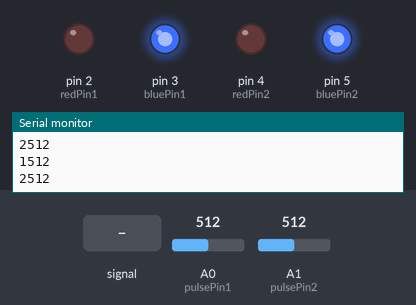
A sketch run on a simulated Arduino Uno, built with avr-gcc and run on an emulated ATmega328P. Parts: output pins drawn as LEDs (lit = HIGH), the last lines printed to the serial monitor. The test bench sets the inputs (shaded band); at power-on: A0 (pulsePin1) = 512, A1 (pulsePin2) = 512. Pins used as bus, display or sensor lines are not drawn.

Above: at 1.2 s.
1.3 s: A0 (pulsePin1) fed a 200 Hz sine of ±81 counts around its level
At 4.9 s:
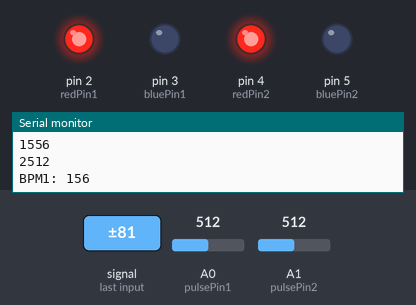
Timing chart, 0 to 10.3 s (numbered marks = the images above; inputs shaded):
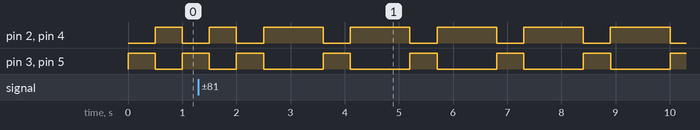

Measured:
- by itself, pin 2 (redPin1), pin 4 (redPin2): repeats every 1.6 s: LOW 0.50 s, HIGH 1.1 s
- by itself, pin 3 (bluePin1), pin 5 (bluePin2): repeats every 1.6 s: HIGH 0.50 s, LOW 1.1 s

The sketch:

love-o-meter.ino
```cpp
// Volatile Variables, used in the interrupt service routine!
volatile int BPM1;                   // int that holds raw Analog in 0. updated every 2mS
volatile int Signal1;                // holds the incoming raw data
volatile int IBI1 = 600;             // int that holds the time interval between beats! Must be seeded!
volatile boolean Pulse1 = false;     // "True" when User's live heartbeat is detected. "False" when not a "live beat".
volatile boolean QS1 = false;        // becomes true when Arduoino finds a beat.

volatile int BPM2;                   // int that holds raw Analog in 0. updated every 2mS
volatile int Signal2;                // holds the incoming raw data
volatile int IBI2 = 600;              // int that holds the time interval between beats! Must be seeded!
volatile boolean Pulse2 = false;     // "True" when User's live heartbeat is detected. "False" when not a "live beat".
volatile boolean QS2 = false;        // becomes true when Arduoino finds a beat.

volatile int rate1[10];                      // array to hold last ten IBI values
volatile unsigned long sampleCounter1 = 0;          // used to determine pulse timing
volatile unsigned long lastBeatTime1 = 0;           // used to find IBI
volatile int P1 = 512;                     // used to find peak in pulse wave, seeded
volatile int T1 = 512;                     // used to find trough in pulse wave, seeded
volatile int thresh1 = 525;                // used to find instant moment of heart beat, seeded
volatile int amp1 = 100;                   // used to hold amplitude of pulse waveform, seeded
volatile boolean firstBeat1 = true;        // used to seed rate array so we startup with reasonable BPM
volatile boolean secondBeat1 = false;      // used to seed rate array so we startup with reasonable BPM

volatile int rate2[10];                      // array to hold last ten IBI values
volatile unsigned long sampleCounter2 = 0;          // used to determine pulse timing
volatile unsigned long lastBeatTime2 = 0;           // used to find IBI
volatile int P2 = 512;                     // used to find peak in pulse wave, seeded
volatile int T2 = 512;                     // used to find trough in pulse wave, seeded
volatile int thresh2 = 525;                // used to find instant moment of heart beat, seeded
volatile int amp2 = 100;                   // used to hold amplitude of pulse waveform, seeded
volatile boolean firstBeat2 = true;        // used to seed rate array so we startup with reasonable BPM
volatile boolean secondBeat2 = false;      // used to seed rate array so we startup with reasonable BPM

int pulsePin1 = A0;                  // Pulse Sensor purple wire connected to analog pin A0
int pulsePin2 = A1;                  // Pulse Sensor purple wire connected to analog pin A1

// LED hearts
int redPin1 = 2;
int greenPin1;
int bluePin1 = 3;

int redPin2 = 4;
int greenPin2;
int bluePin2 = 5;

//uncomment this line if using a Common Anode LED
#define COMMON_ANODE

void setup()
{
  Serial.begin(115200);             // we agree to talk fast!

  pinMode(redPin1, OUTPUT);
  pinMode(greenPin1, OUTPUT);
  pinMode(bluePin1, OUTPUT);

  pinMode(redPin2, OUTPUT);
  pinMode(greenPin2, OUTPUT);
  pinMode(bluePin2, OUTPUT);

  interruptSetup();                 // sets up to read Pulse Sensor signal every 2mS
                                    // IF YOU ARE POWERING The Pulse Sensor AT VOLTAGE LESS THAN THE BOARD VOLTAGE,
                                    // UN-COMMENT THE NEXT LINE AND APPLY THAT VOLTAGE TO THE A-REF PIN
                                    // analogReference(EXTERNAL);
}

void loop()
{

  sendDataToSerial('S1', Signal1, 'S2', Signal2);

  if (QS1 == true) // a heartbeat was found
    {
      // BPM and IBI have been Determined
      // Quantified Self "QS" true when arduino finds a heartbeat
      serialOutputWhenBeatHappens(); // A beat happened, output that to serial.
      QS1 = false; // reset the Quantified Self flag for next time
    }

    if (QS2 == true) // a heartbeat was found
    {

      serialOutputWhenBeatHappens(); // A beat happened, output that to serial.
      QS2 = false; // reset the Quantified Self flag for next time
    }

  hearts(); //stand-by, calculating, and showing the results

     }

void hearts(){

  if(BPM1 > 0 && BPM2 > 0){
    for(int i=0; i<=33; i++){     // 33 loops of 150ms each = 5s total
            // both heart rate sensors sense a heartbeat, now the system is 'calculating' the love --> not really, just creating suspense
            setColor(255, 0, 0);  // red
            delay(75);
            setColor(0, 0, 255);  // blue
            delay(75);
      }

      // LOVE CALCULATION
      if((BPM1/BPM2) < 0,8 | (BPM1/BPM2) > 1,2){
         setColor(0, 0, 255);  // blue
         delay(5000);
        }
      else{
        setColor(255, 0, 0);  // red
        delay(5000);
        }

  }
  else{
            // stand-by
            setColor(255, 0, 0);  // red
            delay(500);
            setColor(0, 0, 255);  // blue
            delay(500);
  }
}

void setColor(int red, int green, int blue)
{
  #ifdef COMMON_ANODE
    red = 255 - red;
    green = 255 - green;
    blue = 255 - blue;
  #endif

  analogWrite(redPin1, red);
  analogWrite(greenPin1, green);
  analogWrite(bluePin1, blue);

  analogWrite(redPin2, red);
  analogWrite(greenPin2, green);
  analogWrite(bluePin2, blue);
}

void interruptSetup()
{
  // Initializes Timer2 to throw an interrupt every 2mS.
  TCCR2A = 0x02;     // DISABLE PWM ON DIGITAL PINS 3 AND 11, AND GO INTO CTC MODE
  TCCR2B = 0x06;     // DON'T FORCE COMPARE, 256 PRESCALER
  OCR2A = 0X7C;      // SET THE TOP OF THE COUNT TO 124 FOR 500Hz SAMPLE RATE
  TIMSK2 = 0x02;     // ENABLE INTERRUPT ON MATCH BETWEEN TIMER2 AND OCR2A
  sei();             // MAKE SURE GLOBAL INTERRUPTS ARE ENABLED
}


void serialOutputWhenBeatHappens()
{
     Serial.print("BPM1: ");
     Serial.println(BPM1);
     delay(300);

     Serial.print("BPM2: ");
     Serial.println(BPM2);
     delay(300);
}

void sendDataToSerial(char symbol1, int data1, char symbol2, int data2)
{
   Serial.print(symbol1);
   Serial.println(data1);
   Serial.print(symbol2);
   Serial.println(data2);
}

ISR(TIMER2_COMPA_vect) //triggered when Timer2 counts to 124
{
  cli();                                      // disable interrupts while we do this
  Signal1 = analogRead(pulsePin1);            // read the Pulse Sensor
  Signal2 = analogRead(pulsePin2);            // read the Pulse Sensor
  sampleCounter1 += 2;                        // keep track of the time in mS with this variable
  sampleCounter2 += 2;
  int N1 = sampleCounter1 - lastBeatTime1;     // monitor the time since the last beat to avoid noise
  int N2 = sampleCounter2 - lastBeatTime2;     //  find the peak and trough of the pulse wave

  if(Signal1 < thresh1 && N1 > (IBI1/5)*3) // avoid dichrotic noise by waiting 3/5 of last IBI
    {
      if (Signal1 < T1) // T is the trough
      {
        T1 = Signal1; // keep track of lowest point in pulse wave
      }
    }

if(Signal2 < thresh2 && N2 > (IBI2/5)*3) // avoid dichrotic noise by waiting 3/5 of last IBI
    {
      if (Signal2 < T2) // T is the trough
      {
        T2 = Signal2; // keep track of lowest point in pulse wave
      }
    }

  if(Signal1 > thresh1 && Signal1 > P1)
    {                                           // thresh condition helps avoid noise
      P1 = Signal1;                             // P is the peak
    }                                           // keep track of highest point in pulse wave

  if(Signal2 > thresh2 && Signal2 > P2)
    {
      P2 = Signal2;
    }

  //  NOW IT'S TIME TO LOOK FOR THE HEART BEAT
  // signal surges up in value every time there is a pulse
  if (N1 > 250)
  {                                   // avoid high frequency noise
    if ( (Signal1 > thresh1) && (Pulse1 == false) && (N1 > (IBI1/5)*3) )
      {
        Pulse1 = true;                                // set the Pulse flag when we think there is a pulse
        IBI1 = sampleCounter1 - lastBeatTime1;        // measure time between beats in mS
        lastBeatTime1 = sampleCounter1;               // keep track of time for next pulse

        if(secondBeat1)
        {                                             // if this is the second beat, if secondBeat == TRUE
          secondBeat1 = false;                        // clear secondBeat flag
          for(int i=0; i<=9; i++)                     // seed the running total to get a realisitic BPM at startup
          {
            rate1[i] = IBI1;
          }
        }

        if(firstBeat1) // if it's the first time we found a beat, if firstBeat == TRUE
        {
          firstBeat1 = false;                   // clear firstBeat flag
          secondBeat1 = true;                   // set the second beat flag
          sei();                                // enable interrupts again
          return;                               // IBI value is unreliable so discard it
        }
      // keep a running total of the last 10 IBI values
      word runningTotal1 = 0;                  // clear the runningTotal variable

      for(int i=0; i<=8; i++)
        {                // shift data in the rate array
          rate1[i] = rate1[i+1];                  // and drop the oldest IBI value
          runningTotal1 += rate1[i];              // add up the 9 oldest IBI values
        }

      rate1[9] = IBI1;                            // add the latest IBI to the rate array
      runningTotal1 += rate1[9];                  // add the latest IBI to runningTotal
      runningTotal1 /= 10;                        // average the last 10 IBI values
      BPM1 = 60000/runningTotal1;                 // how many beats can fit into a minute? that's BPM!
      QS1 = true;                                 // set Quantified Self flag
      // QS FLAG IS NOT CLEARED INSIDE THIS ISR
    }
  }

  if (N2 > 250)
  {                                   // avoid high frequency noise
    if ( (Signal2 > thresh2) && (Pulse2 == false) && (N2 > (IBI2/5)*3) )
      {
        Pulse2 = true;                                // set the Pulse flag when we think there is a pulse
        IBI2 = sampleCounter2 - lastBeatTime2;        // measure time between beats in mS
        lastBeatTime2 = sampleCounter2;               // keep track of time for next pulse

        if(secondBeat2)
        {                                             // if this is the second beat, if secondBeat == TRUE
          secondBeat2 = false;                        // clear secondBeat flag
          for(int i=0; i<=9; i++)                     // seed the running total to get a realisitic BPM at startup
          {
            rate2[i] = IBI2;
          }
        }

        if(firstBeat2) // if it's the first time we found a beat, if firstBeat == TRUE
        {
          firstBeat2 = false;                   // clear firstBeat flag
          secondBeat2 = true;                   // set the second beat flag
          sei();                                // enable interrupts again
          return;                               // IBI value is unreliable so discard it
        }
      // keep a running total of the last 10 IBI values
      word runningTotal2 = 0;                  // clear the runningTotal variable

      for(int i=0; i<=8; i++)
        {                // shift data in the rate array
          rate2[i] = rate2[i+1];                  // and drop the oldest IBI value
          runningTotal2 += rate2[i];              // add up the 9 oldest IBI values
        }

      rate2[9] = IBI2;                            // add the latest IBI to the rate array
      runningTotal2 += rate2[9];                  // add the latest IBI to runningTotal
      runningTotal2 /= 10;                        // average the last 10 IBI values
      BPM2 = 60000/runningTotal2;                 // how many beats can fit into a minute? that's BPM!
      QS2 = true;                                 // set Quantified Self flag
      // QS FLAG IS NOT CLEARED INSIDE THIS ISR
    }
  }

  if (Signal1 < thresh1 && Pulse1 == true)
    {   // when the values are going down, the beat is over

      Pulse1 = false;                           // reset the Pulse flag so we can do it again
      amp1 = P1 - T1;                           // get amplitude of the pulse wave
      thresh1 = amp1/2 + T1;                    // set thresh at 50% of the amplitude
      P1 = thresh1;                             // reset these for next time
      T1 = thresh1;
    }

  if (Signal2 < thresh2 && Pulse2 == true)
    {   // when the values are going down, the beat is over
      Pulse2 = false;                           // reset the Pulse flag so we can do it again
      amp2 = P2 - T2;                           // get amplitude of the pulse wave
      thresh2 = amp2/2 + T2;                    // set thresh at 50% of the amplitude
      P2 = thresh2;                             // reset these for next time
      T2 = thresh2;
    }

  if (N1 > 2500)
    {                           // if 2.5 seconds go by without a beat
      thresh1 = 512;                            // set thresh default
      P1 = 512;                                 // set P default
      T1 = 512;                                 // set T default
      lastBeatTime1 = sampleCounter1;           // bring the lastBeatTime up to date
      firstBeat1 = true;                        // set these to avoid noise
      secondBeat1 = false;                      // when we get the heartbeat back
    }

  if (N2 > 2500)
    {                           // if 2.5 seconds go by without a beat
      thresh2 = 512;                            // set thresh default
      P2 = 512;                                 // set P default
      T2 = 512;                                 // set T default
      lastBeatTime2 = sampleCounter2;           // bring the lastBeatTime up to date
      firstBeat2 = true;                        // set these to avoid noise
      secondBeat2 = false;                      // when we get the heartbeat back
    }

  sei();                                        // enable interrupts when youre done!
} // end isr
```
